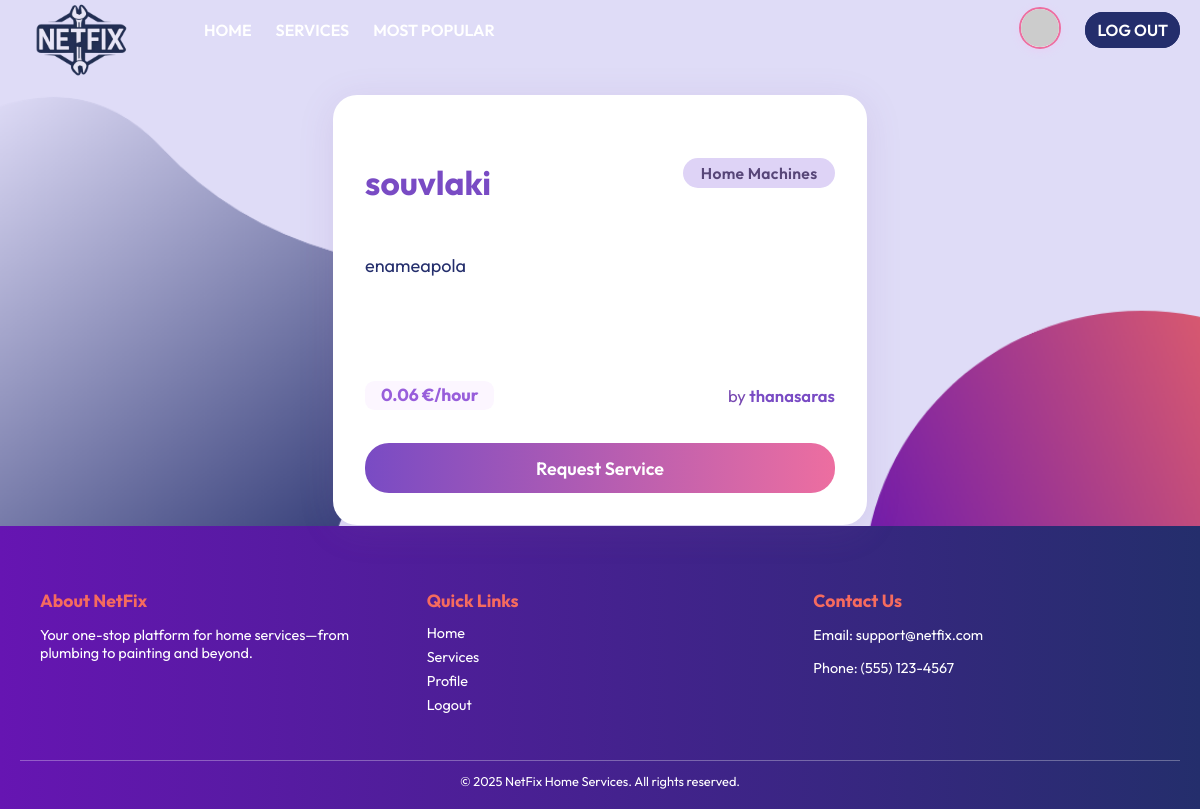
Screenshot of /services/17 (signed in) with the database file from the repository.
### services/models.py (models this page shows, shortened)
class Service(models.Model):
    FIELD_CHOICES = (
        ('Air Conditioner', 'Air Conditioner'),
        ('Carpentry', 'Carpentry'),
        ('Electricity', 'Electricity'),
        ('Gardening', 'Gardening'),
        ('Home Machines', 'Home Machines'),
        ('Housekeeping', 'Housekeeping'),  # Fixed spelling!
        ('Interior Design', 'Interior Design'),
        ('Locks', 'Locks'),
        ('Painting', 'Painting'),
        ('Plumbing', 'Plumbing'),
        ('Water Heaters', 'Water Heaters'),
    )
    company = models.ForeignKey(Company, on_delete=models.CASCADE)
    name = models.CharField(max_length=40)
    description = models.TextField()
    price_per_hour = models.DecimalField(decimal_places=2, max_digits=7)
    rating = models.IntegerField(
        validators=[MinValueValidator(0), MaxValueValidator(5)],
        default=0
    )
    field = models.CharField(max_length=30, choices=FIELD_CHOICES)
    date_created = models.DateTimeField(auto_now_add=True)

### users/models.py (models this page shows, shortened)
class Company(models.Model):
    FIELD_CHOICES = [
        ("Air Conditioner", "Air Conditioner"),
        ("All in One",      "All in One"),
        ("Carpentry",       "Carpentry"),
        ("Electricity",     "Electricity"),
        ("Gardening",       "Gardening"),
        ("Home Machines",   "Home Machines"),
        ("Housekeeping",    "Housekeeping"),
        ("Interior Design", "Interior Design"),
        ("Locks",           "Locks"),
        ("Painting",        "Painting"),
        ("Plumbing",        "Plumbing"),
        ("Water Heaters",   "Water Heaters"),
    ]
    user = models.OneToOneField(
        User,
        on_delete=models.CASCADE,
        primary_key=True,
        related_name="company_profile"
    )
    field_of_work = models.CharField(
        max_length=30,
        choices=FIELD_CHOICES,
        default="All in One",
    )
    rating = models.IntegerField(
        validators=[MinValueValidator(0), MaxValueValidator(5)],
        default=0,
    )
    avatar_index = models.CharField(
        max_length=2,
        default='1',
        choices=[(str(i), f"Avatar {i}") for i in "123456789ABCDEFGHIJK"]
    )

class User(AbstractUser):
    is_company = models.BooleanField(default=False)
    is_customer = models.BooleanField(default=False)
    email = models.CharField(max_length=100, unique=True)

### services/views.py (the view)
# urls.py: path('<int:id>', v.index, name='index'),
def index(request, id):
    service = Service.objects.get(id=id)
    return render(request, 'services/single_service.html', {'service': service})

### services/templates/services/single_service.html (shortened to what this page needs)
{% extends 'main/base.html' %}
{% block content %}
<div class="service_card detail-card">
    <div class="service_card_top">
        <h2 class="detail-title">{{ service.name }}</h2>
        <span class="service_field field-{{ service.field|slugify }}">{{ service.field }}</span>
    </div>
    <p class="service_desc" style="font-size:1.13rem; margin: 1.1rem 0 2rem 0;">
        {{ service.description }}
    </p>
    <div class="service_card_bottom">
        <span class="service_price">{{ service.price_per_hour }} €/hour</span>
        <span class="service_company">
            by
            <a href="{% url 'users:company_profile' service.company.user %}">
                {{ service.company.user }}
            </a>
        </span>
    </div>
    {% if request.user.is_authenticated and request.user.is_customer %}
        <a href="/services/{{ service.id }}/request_service/" class="service_details_btn">
            Request Service
        </a>
    {% endif %}
</div>
{% endblock %}

### static/css/style.css (style rules this page uses)
:root { --color-primary: #242E6C; --color-secondary: #6615B2; --color-bg: #DFDCF7; --color-accent: #F66B5E; --color-hover: #A734CD; --color-text: #242E6C; --color-white: #ffffff; }
body { background: var(--color-bg) url('/static/images/login.png') center center/cover no-repeat; color: var(--color-text); font-family: 'Outfit', sans-serif; margin: 0; padding: 0; }
a { color: var(--color-secondary); text-decoration: none; }
html, body { overflow-x: hidden; height: 100%; margin: 0; }
body { display: flex; flex-direction: column; }
.service_card { background: white; border-radius: 1.5rem; box-shadow: 0 4px 16px rgba(60, 40, 120, 0.07); padding: 2rem; display: flex; flex-direction: column; justify-content: space-between; transition: box-shadow 0.2s; margin-bottom: 4rem; position: relative; }
.service_card_top { display: flex; justify-content: space-between; align-items: center; gap: 0.7rem; margin-bottom: 1.5rem; }
.service_desc { margin: 1rem 0; color: var(--color-text, #1a1347); min-height: 60px; font-size: 1.13rem; }
.service_card_bottom { display: flex; justify-content: space-between; align-items: center; margin-top: 2.2rem; font-size: 1.04rem; color: #7748b1; }
.service_price { background: #fcf6ff; border-radius: .6rem; padding: .2rem 1rem; font-weight: 700; color: #985edb; font-size: 1.09rem; }
.service_company a { color: #794bc4; font-weight: 600; text-decoration: none; }
.service_details_btn, .request-btn { background: linear-gradient(90deg, #794bc4 0%, #ed6ea0 100%); color: white; border-radius: 1.5rem; padding: 0.85rem 0; text-align: center; text-decoration: none; font-weight: 600; margin-top: 2.1rem; width: 100%; transition: background 0.2s; border: none; outline: none; display: block; font-size: 1.12rem; }
.service_field { background: #f3ecfa; color: #794bc4; font-size: .98rem; border-radius: 1.2rem; padding: .3rem 1.1rem; font-weight: 600; letter-spacing: 0.02em; margin-left: 0.5rem; display: inline-block; }
.field-home-machines { background: #ded3f6; color: #574678; }
.detail-card { max-width: 470px; margin: 2.2rem auto 0 auto; padding: 2.4rem 2rem 2rem 2rem; box-shadow: 0 6px 36px rgba(130,88,159,0.13); }
.detail-title { font-size: 2.1rem; font-weight: 700; margin-bottom: .5rem; color: #794bc4; }

### rows the page displays
Service: name "souvlaki", field "Home Machines", description "enameapola", price_per_hour "0.06", company.user "thanasaras"
